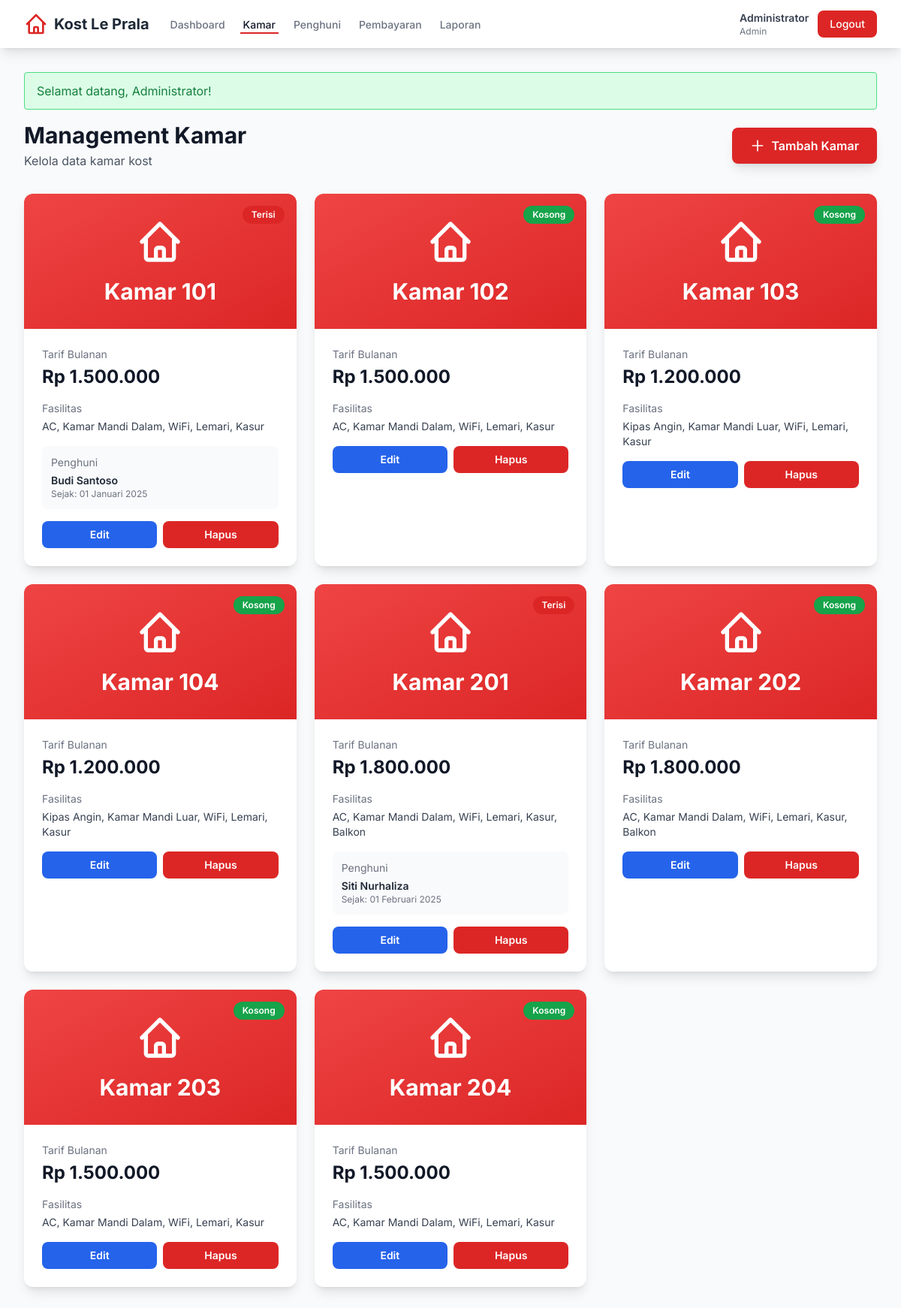
Screenshot of /dashboard/kamar.php (signed in) with the database file from the repository.
### tables this page shows
CREATE TABLE penghuni (
    id INT PRIMARY KEY AUTO_INCREMENT,
    user_id INT NOT NULL,
    kamar_id INT,
    tanggal_masuk DATE,
    tanggal_keluar DATE NULL,
    lama_sewa INT COMMENT 'dalam bulan',
    status_sewa ENUM('aktif', 'selesai') DEFAULT 'aktif',
    created_at TIMESTAMP DEFAULT CURRENT_TIMESTAMP,
    updated_at TIMESTAMP DEFAULT CURRENT_TIMESTAMP ON UPDATE CURRENT_TIMESTAMP,
    FOREIGN KEY (user_id) REFERENCES users(id) ON DELETE CASCADE,
    FOREIGN KEY (kamar_id) REFERENCES kamar(id) ON DELETE SET NULL
);

CREATE TABLE kamar (
    id INT PRIMARY KEY AUTO_INCREMENT,
    nomor_kamar VARCHAR(10) UNIQUE NOT NULL,
    tarif DECIMAL(10,2) NOT NULL,
    fasilitas TEXT,
    status ENUM('kosong', 'terisi') DEFAULT 'kosong',
    created_at TIMESTAMP DEFAULT CURRENT_TIMESTAMP,
    updated_at TIMESTAMP DEFAULT CURRENT_TIMESTAMP ON UPDATE CURRENT_TIMESTAMP
);

CREATE TABLE users (
    id INT PRIMARY KEY AUTO_INCREMENT,
    username VARCHAR(50) UNIQUE NOT NULL,
    password VARCHAR(255) NOT NULL,
    nama_lengkap VARCHAR(100) NOT NULL,
    email VARCHAR(100) UNIQUE NOT NULL,
    no_telp VARCHAR(15),
    role ENUM('admin', 'penghuni') NOT NULL,
    status ENUM('aktif', 'nonaktif') DEFAULT 'aktif',
    created_at TIMESTAMP DEFAULT CURRENT_TIMESTAMP,
    updated_at TIMESTAMP DEFAULT CURRENT_TIMESTAMP ON UPDATE CURRENT_TIMESTAMP
);

### dashboard/kamar.php (the view, shortened to what this page needs)
<?php
require_once '../config.php';
$kamar_list = $conn->query("
    SELECT k.*,
           u.nama_lengkap as penghuni_nama,
           p.tanggal_masuk
    FROM kamar k
    LEFT JOIN penghuni p ON k.id = p.kamar_id AND p.status_sewa = 'aktif'
    LEFT JOIN users u ON p.user_id = u.id
    ORDER BY k.nomor_kamar
");
?>
<!DOCTYPE html>
<html lang="id">
<head>
    <script src="https://cdn.tailwindcss.com"></script>
</head>
<body class="bg-gray-50">
    <nav class="bg-white shadow-lg sticky top-0 z-50">
        <div class="max-w-7xl mx-auto px-4 sm:px-6 lg:px-8">
            <div class="flex justify-between h-16">
                <div class="flex items-center">
                    <div class="flex-shrink-0 flex items-center">
                        <svg class="h-8 w-8 text-red-600" fill="none" stroke="currentColor" viewBox="0 0 24 24">
                            <path stroke-linecap="round" stroke-linejoin="round" stroke-width="2" d="M3 12l2-2m0 0l7-7 7 7M5 10v10a1 1 0 001 1h3m10-11l2 2m-2-2v10a1 1 0 01-1 1h-3m-6 0a1 1 0 001-1v-4a1 1 0 011-1h2a1 1 0 011 1v4a1 1 0 001 1m-6 0h6"></path>
                        </svg>
                        <span class="ml-2 text-xl font-bold text-gray-800">Kost Le Prala</span>
                    </div>
                    <div class="hidden sm:ml-6 sm:flex sm:space-x-4">
                        <a href="../dashboard" class="border-transparent text-gray-500 hover:border-gray-300 hover:text-gray-700 inline-flex items-center px-1 pt-1 border-b-2 text-sm font-medium">
                            Dashboard
                        </a>
                        <a href="kamar.php" class="border-b-2 border-red-600 text-gray-900 inline-flex items-center px-1 pt-1 text-sm font-medium">
                            Kamar
                        </a>
                        <a href="penghuni.php" class="border-transparent text-gray-500 hover:border-gray-300 hover:text-gray-700 inline-flex items-center px-1 pt-1 border-b-2 text-sm font-medium">
                            Penghuni
                        </a>
                        <a href="pembayaran.php" class="border-transparent text-gray-500 hover:border-gray-300 hover:text-gray-700 inline-flex items-center px-1 pt-1 border-b-2 text-sm font-medium">
                            Pembayaran
                        </a>
                        <a href="laporan.php" class="border-transparent text-gray-500 hover:border-gray-300 hover:text-gray-700 inline-flex items-center px-1 pt-1 border-b-2 text-sm font-medium">
                            Laporan
                        </a>
                    </div>
                </div>
                <div class="flex items-center">
                    <div class="ml-3 relative">
                        <div class="flex items-center space-x-3">
                            <span class="text-sm text-gray-700">
                                <span class="font-semibold"><?php echo $_SESSION['nama_lengkap']; ?></span>
                                <span class="text-xs text-gray-500 block">Admin</span>
                            </span>
                            <a href="../logout.php" class="bg-red-600 hover:bg-red-700 text-white px-4 py-2 rounded-lg text-sm font-medium transition duration-200">
                                Logout
                            </a>
                        </div>
                    </div>
                </div>
            </div>
        </div>
    </nav>
    <div class="max-w-7xl mx-auto px-4 sm:px-6 lg:px-8 py-8">
        <div class="flex justify-between items-center mb-8">
            <div>
                <h1 class="text-3xl font-bold text-gray-900">Management Kamar</h1>
                <p class="text-gray-600 mt-1">Kelola data kamar kost</p>
            </div>
            <button onclick="openModal('create')" class="bg-red-600 hover:bg-red-700 text-white px-6 py-3 rounded-lg font-semibold transition duration-200 flex items-center shadow-lg">
                <svg class="w-5 h-5 mr-2" fill="none" stroke="currentColor" viewBox="0 0 24 24">
                    <path stroke-linecap="round" stroke-linejoin="round" stroke-width="2" d="M12 4v16m8-8H4"></path>
                </svg>
                Tambah Kamar
            </button>
        </div>
        <div class="grid grid-cols-1 md:grid-cols-2 lg:grid-cols-3 gap-6">
            <?php while ($kamar = $kamar_list->fetch_assoc()): ?>
            <div class="bg-white rounded-xl shadow-lg overflow-hidden hover:shadow-xl transition duration-300">
                <div class="relative">
                    <?php if ($kamar['status'] == 'terisi'): ?>
                        <div class="absolute top-4 right-4 bg-red-600 text-white px-3 py-1 rounded-full text-xs font-semibold">
                            Terisi
                        </div>
                    <?php else: ?>
                        <div class="absolute top-4 right-4 bg-green-600 text-white px-3 py-1 rounded-full text-xs font-semibold">
                            Kosong
                        </div>
                    <?php endif; ?>
                    <div class="bg-gradient-to-br from-red-500 to-red-600 p-8 text-center">
                        <h3 class="text-3xl font-bold text-white mt-4">Kamar <?php echo $kamar['nomor_kamar']; ?></h3>
                    </div>
                </div>
                <div class="p-6">
                    <div class="mb-4">
                        <p class="text-sm text-gray-500 mb-1">Tarif Bulanan</p>
                        <p class="text-2xl font-bold text-gray-900"><?php echo format_rupiah($kamar['tarif']); ?></p>
                    </div>
                    <div class="mb-4">
                        <p class="text-sm text-gray-500 mb-1">Fasilitas</p>
                        <p class="text-sm text-gray-700"><?php echo $kamar['fasilitas']; ?></p>
                    </div>
                    <?php if ($kamar['status'] == 'terisi' && $kamar['penghuni_nama']): ?>
                    <div class="mb-4 p-3 bg-gray-50 rounded-lg">
                        <p class="text-sm text-gray-500 mb-1">Penghuni</p>
                        <p class="text-sm font-semibold text-gray-800"><?php echo $kamar['penghuni_nama']; ?></p>
                        <p class="text-xs text-gray-500">Sejak: <?php echo format_tanggal($kamar['tanggal_masuk']); ?></p>
                    </div>
                    <?php endif; ?>
                    <div class="flex space-x-2">
                        <button onclick='editKamar(<?php echo json_encode($kamar); ?>)'
                            class="flex-1 bg-blue-600 hover:bg-blue-700 text-white px-4 py-2 rounded-lg text-sm font-semibold transition duration-200">
                            Edit
                        </button>
                        <button onclick="deleteKamar(<?php echo $kamar['id']; ?>, '<?php echo $kamar['nomor_kamar']; ?>')"
                            class="flex-1 bg-red-600 hover:bg-red-700 text-white px-4 py-2 rounded-lg text-sm font-semibold transition duration-200">
                            Hapus
                        </button>
                    </div>
                </div>
            </div>
            <?php endwhile; ?>
        </div>
    </div>
</body>
</html>

### dashboard/kamar.php (style rules this page uses)
body { font-family: 'Inter', sans-serif; }

### rows the page displays
penghuni: shows "Terisi", kamar.nomor_kamar "101", kamar.tarif "Rp 1.500.000", kamar.fasilitas "AC, Kamar Mandi Dalam, WiFi, Lemari, Kasur", user.nama_lengkap "Budi Santoso", tanggal_masuk "01 Januari 2025"
kamar: status "Kosong", nomor_kamar "102", tarif "Rp 1.500.000", fasilitas "AC, Kamar Mandi Dalam, WiFi, Lemari, Kasur"
kamar: status "Kosong", nomor_kamar "103", tarif "Rp 1.200.000", fasilitas "Kipas Angin, Kamar Mandi Luar, WiFi, Lemari, Kasur"
kamar: status "Kosong", nomor_kamar "104", tarif "Rp 1.200.000", fasilitas "Kipas Angin, Kamar Mandi Luar, WiFi, Lemari, Kasur"
penghuni: shows "Terisi", kamar.nomor_kamar "201", kamar.tarif "Rp 1.800.000", kamar.fasilitas "AC, Kamar Mandi Dalam, WiFi, Lemari, Kasur, Balkon", user.nama_lengkap "Siti Nurhaliza", tanggal_masuk "01 Februari 2025"
kamar: status "Kosong", nomor_kamar "202", tarif "Rp 1.800.000", fasilitas "AC, Kamar Mandi Dalam, WiFi, Lemari, Kasur, Balkon"
kamar: status "Kosong", nomor_kamar "203", tarif "Rp 1.500.000", fasilitas "AC, Kamar Mandi Dalam, WiFi, Lemari, Kasur"
kamar: status "Kosong", nomor_kamar "204", tarif "Rp 1.500.000", fasilitas "AC, Kamar Mandi Dalam, WiFi, Lemari, Kasur"

### other values shown
$_SESSION['nama_lengkap'] "Administrator"
$_SESSION['message'] "Selamat datang, Administrator!"
